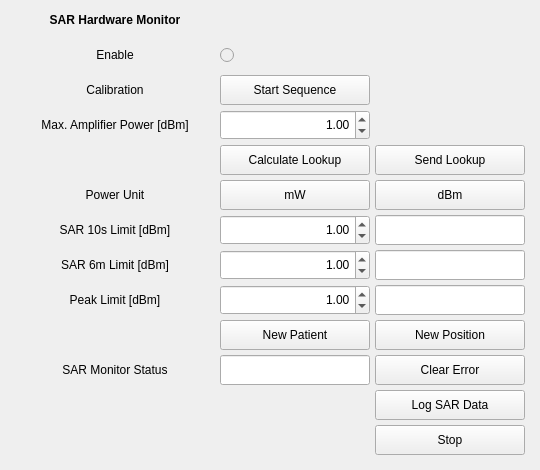
<?xml version="1.0" encoding="UTF-8"?>
<ui version="4.0">
 <class>Dialog</class>
 <widget class="QDialog" name="Dialog">
  <property name="geometry">
   <rect>
    <x>0</x>
    <y>0</y>
    <width>540</width>
    <height>470</height>
   </rect>
  </property>
  <property name="minimumSize">
   <size>
    <width>540</width>
    <height>470</height>
   </size>
  </property>
  <property name="maximumSize">
   <size>
    <width>540</width>
    <height>470</height>
   </size>
  </property>
  <property name="windowTitle">
   <string>Dialog</string>
  </property>
  <widget class="QWidget" name="gridLayoutWidget">
   <property name="geometry">
    <rect>
     <x>0</x>
     <y>0</y>
     <width>541</width>
     <height>471</height>
    </rect>
   </property>
   <layout class="QGridLayout" name="gridLayout">
    <property name="leftMargin">
     <number>5</number>
    </property>
    <property name="topMargin">
     <number>5</number>
    </property>
    <property name="rightMargin">
     <number>5</number>
    </property>
    <property name="bottomMargin">
     <number>5</number>
    </property>
    <property name="spacing">
     <number>5</number>
    </property>
    <item row="4" column="2">
     <widget class="QDoubleSpinBox" name="SAR_Max_Power_doubleSpinBox">
      <property name="minimumSize">
       <size>
        <width>150</width>
        <height>30</height>
       </size>
      </property>
      <property name="maximumSize">
       <size>
        <width>150</width>
        <height>30</height>
       </size>
      </property>
      <property name="alignment">
       <set>Qt::AlignRight|Qt::AlignTrailing|Qt::AlignVCenter</set>
      </property>
      <property name="decimals">
       <number>2</number>
      </property>
      <property name="minimum">
       <double>0.010000000000000</double>
      </property>
      <property name="maximum">
       <double>100.000000000000000</double>
      </property>
      <property name="singleStep">
       <double>1.000000000000000</double>
      </property>
      <property name="value">
       <double>1.000000000000000</double>
      </property>
     </widget>
    </item>
    <item row="10" column="1">
     <widget class="QLabel" name="label_6m">
      <property name="minimumSize">
       <size>
        <width>200</width>
        <height>30</height>
       </size>
      </property>
      <property name="maximumSize">
       <size>
        <width>200</width>
        <height>30</height>
       </size>
      </property>
      <property name="text">
       <string>SAR 6m Limit [dBm]</string>
      </property>
      <property name="alignment">
       <set>Qt::AlignCenter</set>
      </property>
     </widget>
    </item>
    <item row="17" column="3">
     <widget class="QPushButton" name="SAR_Log_Data_pushButton">
      <property name="minimumSize">
       <size>
        <width>150</width>
        <height>30</height>
       </size>
      </property>
      <property name="maximumSize">
       <size>
        <width>150</width>
        <height>30</height>
       </size>
      </property>
      <property name="text">
       <string>Log SAR Data</string>
      </property>
      <property name="autoDefault">
       <bool>false</bool>
      </property>
     </widget>
    </item>
    <item row="15" column="2">
     <widget class="QPushButton" name="SAR_New_Pat_pushButton">
      <property name="minimumSize">
       <size>
        <width>150</width>
        <height>30</height>
       </size>
      </property>
      <property name="maximumSize">
       <size>
        <width>150</width>
        <height>30</height>
       </size>
      </property>
      <property name="text">
       <string>New Patient</string>
      </property>
      <property name="autoDefault">
       <bool>false</bool>
      </property>
     </widget>
    </item>
    <item row="3" column="2">
     <widget class="QPushButton" name="SAR_Cal_pushButton">
      <property name="minimumSize">
       <size>
        <width>150</width>
        <height>30</height>
       </size>
      </property>
      <property name="maximumSize">
       <size>
        <width>150</width>
        <height>30</height>
       </size>
      </property>
      <property name="text">
       <string>Start Sequence</string>
      </property>
      <property name="autoDefault">
       <bool>false</bool>
      </property>
     </widget>
    </item>
    <item row="10" column="2">
     <widget class="QDoubleSpinBox" name="SAR_6mLimit_doubleSpinBox">
      <property name="minimumSize">
       <size>
        <width>150</width>
        <height>30</height>
       </size>
      </property>
      <property name="maximumSize">
       <size>
        <width>150</width>
        <height>30</height>
       </size>
      </property>
      <property name="alignment">
       <set>Qt::AlignRight|Qt::AlignTrailing|Qt::AlignVCenter</set>
      </property>
      <property name="decimals">
       <number>2</number>
      </property>
      <property name="minimum">
       <double>0.010000000000000</double>
      </property>
      <property name="maximum">
       <double>100.000000000000000</double>
      </property>
      <property name="singleStep">
       <double>1.000000000000000</double>
      </property>
      <property name="value">
       <double>1.000000000000000</double>
      </property>
     </widget>
    </item>
    <item row="12" column="1">
     <widget class="QLabel" name="label_peak">
      <property name="minimumSize">
       <size>
        <width>200</width>
        <height>30</height>
       </size>
      </property>
      <property name="maximumSize">
       <size>
        <width>200</width>
        <height>30</height>
       </size>
      </property>
      <property name="text">
       <string>Peak Limit [dBm]</string>
      </property>
      <property name="alignment">
       <set>Qt::AlignCenter</set>
      </property>
     </widget>
    </item>
    <item row="1" column="2">
     <widget class="QRadioButton" name="SAR_Enable_radioButton">
      <property name="enabled">
       <bool>false</bool>
      </property>
      <property name="minimumSize">
       <size>
        <width>150</width>
        <height>30</height>
       </size>
      </property>
      <property name="maximumSize">
       <size>
        <width>150</width>
        <height>30</height>
       </size>
      </property>
      <property name="text">
       <string/>
      </property>
      <property name="autoExclusive">
       <bool>false</bool>
      </property>
     </widget>
    </item>
    <item row="6" column="3">
     <widget class="QPushButton" name="SAR_Power_dBm_pushButton">
      <property name="minimumSize">
       <size>
        <width>150</width>
        <height>30</height>
       </size>
      </property>
      <property name="maximumSize">
       <size>
        <width>150</width>
        <height>30</height>
       </size>
      </property>
      <property name="text">
       <string>dBm</string>
      </property>
      <property name="autoDefault">
       <bool>false</bool>
      </property>
     </widget>
    </item>
    <item row="19" column="3">
     <widget class="QPushButton" name="SAR_Stop_pushButton">
      <property name="minimumSize">
       <size>
        <width>150</width>
        <height>30</height>
       </size>
      </property>
      <property name="maximumSize">
       <size>
        <width>150</width>
        <height>30</height>
       </size>
      </property>
      <property name="text">
       <string>Stop</string>
      </property>
      <property name="autoDefault">
       <bool>false</bool>
      </property>
     </widget>
    </item>
    <item row="10" column="3">
     <widget class="QLineEdit" name="SAR_6mLimit_lineEdit">
      <property name="minimumSize">
       <size>
        <width>150</width>
        <height>30</height>
       </size>
      </property>
      <property name="maximumSize">
       <size>
        <width>150</width>
        <height>30</height>
       </size>
      </property>
     </widget>
    </item>
    <item row="7" column="3">
     <widget class="QLineEdit" name="SAR_10sLimit_lineEdit">
      <property name="minimumSize">
       <size>
        <width>150</width>
        <height>30</height>
       </size>
      </property>
      <property name="maximumSize">
       <size>
        <width>150</width>
        <height>30</height>
       </size>
      </property>
      <property name="readOnly">
       <bool>true</bool>
      </property>
     </widget>
    </item>
    <item row="5" column="2">
     <widget class="QPushButton" name="SAR_Calc_Lookup_pushButton">
      <property name="minimumSize">
       <size>
        <width>150</width>
        <height>30</height>
       </size>
      </property>
      <property name="maximumSize">
       <size>
        <width>150</width>
        <height>30</height>
       </size>
      </property>
      <property name="text">
       <string>Calculate Lookup</string>
      </property>
      <property name="autoDefault">
       <bool>false</bool>
      </property>
     </widget>
    </item>
    <item row="1" column="1">
     <widget class="QLabel" name="label">
      <property name="minimumSize">
       <size>
        <width>200</width>
        <height>30</height>
       </size>
      </property>
      <property name="maximumSize">
       <size>
        <width>200</width>
        <height>30</height>
       </size>
      </property>
      <property name="text">
       <string>Enable</string>
      </property>
      <property name="alignment">
       <set>Qt::AlignCenter</set>
      </property>
     </widget>
    </item>
    <item row="5" column="3">
     <widget class="QPushButton" name="SAR_Send_Lookup_pushButton">
      <property name="minimumSize">
       <size>
        <width>150</width>
        <height>30</height>
       </size>
      </property>
      <property name="maximumSize">
       <size>
        <width>150</width>
        <height>30</height>
       </size>
      </property>
      <property name="text">
       <string>Send Lookup</string>
      </property>
      <property name="autoDefault">
       <bool>false</bool>
      </property>
     </widget>
    </item>
    <item row="6" column="1">
     <widget class="QLabel" name="label_3">
      <property name="minimumSize">
       <size>
        <width>200</width>
        <height>30</height>
       </size>
      </property>
      <property name="maximumSize">
       <size>
        <width>200</width>
        <height>30</height>
       </size>
      </property>
      <property name="text">
       <string>Power Unit</string>
      </property>
      <property name="alignment">
       <set>Qt::AlignCenter</set>
      </property>
     </widget>
    </item>
    <item row="15" column="3">
     <widget class="QPushButton" name="SAR_New_Pos_pushButton">
      <property name="minimumSize">
       <size>
        <width>150</width>
        <height>30</height>
       </size>
      </property>
      <property name="maximumSize">
       <size>
        <width>150</width>
        <height>30</height>
       </size>
      </property>
      <property name="text">
       <string>New Position</string>
      </property>
      <property name="autoDefault">
       <bool>false</bool>
      </property>
     </widget>
    </item>
    <item row="7" column="2">
     <widget class="QDoubleSpinBox" name="SAR_Limit_doubleSpinBox">
      <property name="minimumSize">
       <size>
        <width>150</width>
        <height>30</height>
       </size>
      </property>
      <property name="maximumSize">
       <size>
        <width>150</width>
        <height>30</height>
       </size>
      </property>
      <property name="alignment">
       <set>Qt::AlignRight|Qt::AlignTrailing|Qt::AlignVCenter</set>
      </property>
      <property name="decimals">
       <number>2</number>
      </property>
      <property name="minimum">
       <double>0.010000000000000</double>
      </property>
      <property name="maximum">
       <double>100.000000000000000</double>
      </property>
      <property name="singleStep">
       <double>1.000000000000000</double>
      </property>
      <property name="value">
       <double>1.000000000000000</double>
      </property>
     </widget>
    </item>
    <item row="3" column="1">
     <widget class="QLabel" name="label_2">
      <property name="minimumSize">
       <size>
        <width>200</width>
        <height>30</height>
       </size>
      </property>
      <property name="maximumSize">
       <size>
        <width>200</width>
        <height>30</height>
       </size>
      </property>
      <property name="text">
       <string>Calibration</string>
      </property>
      <property name="alignment">
       <set>Qt::AlignCenter</set>
      </property>
     </widget>
    </item>
    <item row="7" column="1">
     <widget class="QLabel" name="label_10s">
      <property name="minimumSize">
       <size>
        <width>200</width>
        <height>30</height>
       </size>
      </property>
      <property name="maximumSize">
       <size>
        <width>200</width>
        <height>30</height>
       </size>
      </property>
      <property name="text">
       <string>SAR 10s Limit [dBm]</string>
      </property>
      <property name="alignment">
       <set>Qt::AlignCenter</set>
      </property>
     </widget>
    </item>
    <item row="4" column="1">
     <widget class="QLabel" name="label_MaxP">
      <property name="minimumSize">
       <size>
        <width>200</width>
        <height>30</height>
       </size>
      </property>
      <property name="maximumSize">
       <size>
        <width>200</width>
        <height>30</height>
       </size>
      </property>
      <property name="text">
       <string>Max. Amplifier Power [dBm]</string>
      </property>
      <property name="alignment">
       <set>Qt::AlignCenter</set>
      </property>
     </widget>
    </item>
    <item row="16" column="1">
     <widget class="QLabel" name="label_4">
      <property name="minimumSize">
       <size>
        <width>200</width>
        <height>30</height>
       </size>
      </property>
      <property name="maximumSize">
       <size>
        <width>200</width>
        <height>30</height>
       </size>
      </property>
      <property name="text">
       <string>SAR Monitor Status</string>
      </property>
      <property name="alignment">
       <set>Qt::AlignCenter</set>
      </property>
     </widget>
    </item>
    <item row="6" column="2">
     <widget class="QPushButton" name="SAR_Power_W_pushButton">
      <property name="minimumSize">
       <size>
        <width>150</width>
        <height>30</height>
       </size>
      </property>
      <property name="maximumSize">
       <size>
        <width>150</width>
        <height>30</height>
       </size>
      </property>
      <property name="text">
       <string>mW</string>
      </property>
      <property name="autoDefault">
       <bool>false</bool>
      </property>
     </widget>
    </item>
    <item row="16" column="2">
     <widget class="QLineEdit" name="SAR_Status_lineEdit">
      <property name="minimumSize">
       <size>
        <width>150</width>
        <height>30</height>
       </size>
      </property>
      <property name="maximumSize">
       <size>
        <width>150</width>
        <height>30</height>
       </size>
      </property>
      <property name="alignment">
       <set>Qt::AlignJustify|Qt::AlignVCenter</set>
      </property>
     </widget>
    </item>
    <item row="0" column="1">
     <widget class="QLabel" name="label_1">
      <property name="minimumSize">
       <size>
        <width>200</width>
        <height>30</height>
       </size>
      </property>
      <property name="maximumSize">
       <size>
        <width>200</width>
        <height>30</height>
       </size>
      </property>
      <property name="font">
       <font>
        <weight>75</weight>
        <bold>true</bold>
       </font>
      </property>
      <property name="text">
       <string>SAR Hardware Monitor</string>
      </property>
      <property name="alignment">
       <set>Qt::AlignCenter</set>
      </property>
     </widget>
    </item>
    <item row="12" column="2">
     <widget class="QDoubleSpinBox" name="SAR_Tran_doubleSpinBox">
      <property name="minimumSize">
       <size>
        <width>150</width>
        <height>30</height>
       </size>
      </property>
      <property name="maximumSize">
       <size>
        <width>150</width>
        <height>30</height>
       </size>
      </property>
      <property name="alignment">
       <set>Qt::AlignRight|Qt::AlignTrailing|Qt::AlignVCenter</set>
      </property>
      <property name="decimals">
       <number>2</number>
      </property>
      <property name="minimum">
       <double>0.010000000000000</double>
      </property>
      <property name="maximum">
       <double>100.000000000000000</double>
      </property>
      <property name="singleStep">
       <double>1.000000000000000</double>
      </property>
      <property name="value">
       <double>1.000000000000000</double>
      </property>
     </widget>
    </item>
    <item row="12" column="3">
     <widget class="QLineEdit" name="SAR_PeakLimit_lineEdit">
      <property name="minimumSize">
       <size>
        <width>150</width>
        <height>30</height>
       </size>
      </property>
      <property name="maximumSize">
       <size>
        <width>150</width>
        <height>30</height>
       </size>
      </property>
     </widget>
    </item>
    <item row="16" column="3">
     <widget class="QPushButton" name="SAR_Error_Clear_pushButton">
      <property name="minimumSize">
       <size>
        <width>150</width>
        <height>30</height>
       </size>
      </property>
      <property name="maximumSize">
       <size>
        <width>150</width>
        <height>30</height>
       </size>
      </property>
      <property name="text">
       <string>Clear Error</string>
      </property>
      <property name="autoDefault">
       <bool>false</bool>
      </property>
     </widget>
    </item>
    <item row="5" column="4">
     <spacer name="horizontalSpacer_2">
      <property name="orientation">
       <enum>Qt::Horizontal</enum>
      </property>
      <property name="sizeType">
       <enum>QSizePolicy::Preferred</enum>
      </property>
      <property name="sizeHint" stdset="0">
       <size>
        <width>40</width>
        <height>20</height>
       </size>
      </property>
     </spacer>
    </item>
    <item row="5" column="0">
     <spacer name="horizontalSpacer">
      <property name="orientation">
       <enum>Qt::Horizontal</enum>
      </property>
      <property name="sizeType">
       <enum>QSizePolicy::Preferred</enum>
      </property>
      <property name="sizeHint" stdset="0">
       <size>
        <width>40</width>
        <height>20</height>
       </size>
      </property>
     </spacer>
    </item>
   </layout>
  </widget>
 </widget>
 <tabstops>
  <tabstop>SAR_Enable_radioButton</tabstop>
  <tabstop>SAR_Cal_pushButton</tabstop>
  <tabstop>SAR_Max_Power_doubleSpinBox</tabstop>
  <tabstop>SAR_Calc_Lookup_pushButton</tabstop>
  <tabstop>SAR_Send_Lookup_pushButton</tabstop>
  <tabstop>SAR_Power_W_pushButton</tabstop>
  <tabstop>SAR_Power_dBm_pushButton</tabstop>
  <tabstop>SAR_Limit_doubleSpinBox</tabstop>
  <tabstop>SAR_10sLimit_lineEdit</tabstop>
  <tabstop>SAR_6mLimit_doubleSpinBox</tabstop>
  <tabstop>SAR_6mLimit_lineEdit</tabstop>
  <tabstop>SAR_Tran_doubleSpinBox</tabstop>
  <tabstop>SAR_PeakLimit_lineEdit</tabstop>
  <tabstop>SAR_New_Pat_pushButton</tabstop>
  <tabstop>SAR_New_Pos_pushButton</tabstop>
  <tabstop>SAR_Status_lineEdit</tabstop>
  <tabstop>SAR_Error_Clear_pushButton</tabstop>
  <tabstop>SAR_Log_Data_pushButton</tabstop>
  <tabstop>SAR_Stop_pushButton</tabstop>
 </tabstops>
 <resources/>
 <connections/>
</ui>
